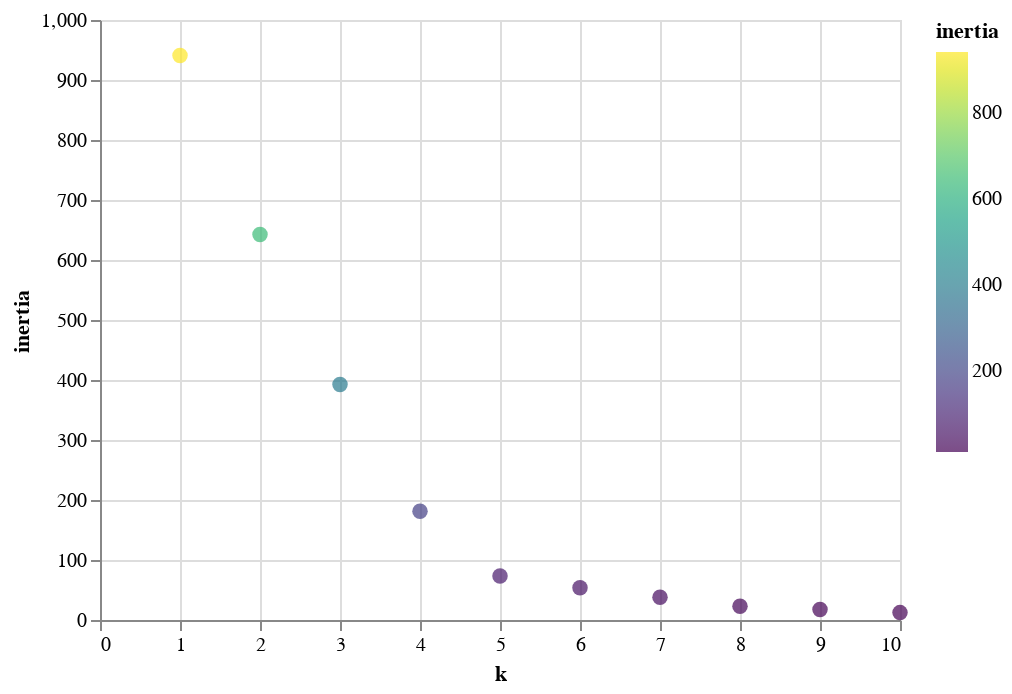

The code cell stored with this chart in its notebook:
### Markdown cell above
### Clustering Crytocurrencies Using K-Means

#### Find the Best Value for `k` Using the Elbow Curve

### Code cell
inertia = []
k = list(range(1, 11))

# Calculate the inertia for the range of k values
for i in k:
    km = KMeans(n_clusters=i, random_state=0)
    km.fit(pcs_df)
    inertia.append(km.inertia_)


# Create the Elbow Curve using hvPlot
elbow_data = {"k": k, "inertia": inertia}
df_elbow = pd.DataFrame(elbow_data)

# Plot the Elbow Curve using Altair Scatter Plot
alt.Chart(df_elbow).mark_circle(size=60).encode(
    x="k", 
    y="inertia", 
    color=alt.Color('inertia', scale=alt.Scale(scheme='viridis')),
    tooltip=['inertia', 'k']
)

### Figure 1 — Vega-Lite specification as saved in the notebook (floating-point values rounded to 4 significant figures)
{"config": {"view": {"continuousWidth": 400, "continuousHeight": 300}}, "data": {"name": "data-81df931bf59ea0e40656dbf28a323f4e"}, "mark": {"type": "circle", "size": 60}, "encoding": {"color": {"field": "inertia", "scale": {"scheme": "viridis"}, "type": "quantitative"}, "tooltip": [{"field": "inertia", "type": "quantitative"}, {"field": "k", "type": "quantitative"}], "x": {"field": "k", "type": "quantitative"}, "y": {"field": "inertia", "type": "quantitative"}}, "$schema": "https://vega.github.io/schema/vega-lite/v4.17.0.json", "datasets": {"data-81df931bf59ea0e40656dbf28a323f4e": [{"k": 1, "inertia": 940.9}, {"k": 2, "inertia": 642.5}, {"k": 3, "inertia": 392.4}, {"k": 4, "inertia": 181.2}, {"k": 5, "inertia": 73.21}, {"k": 6, "inertia": 53.8}, {"k": 7, "inertia": 37.99}, {"k": 8, "inertia": 22.8}, {"k": 9, "inertia": 17.57}, {"k": 10, "inertia": 12.32}]}}
